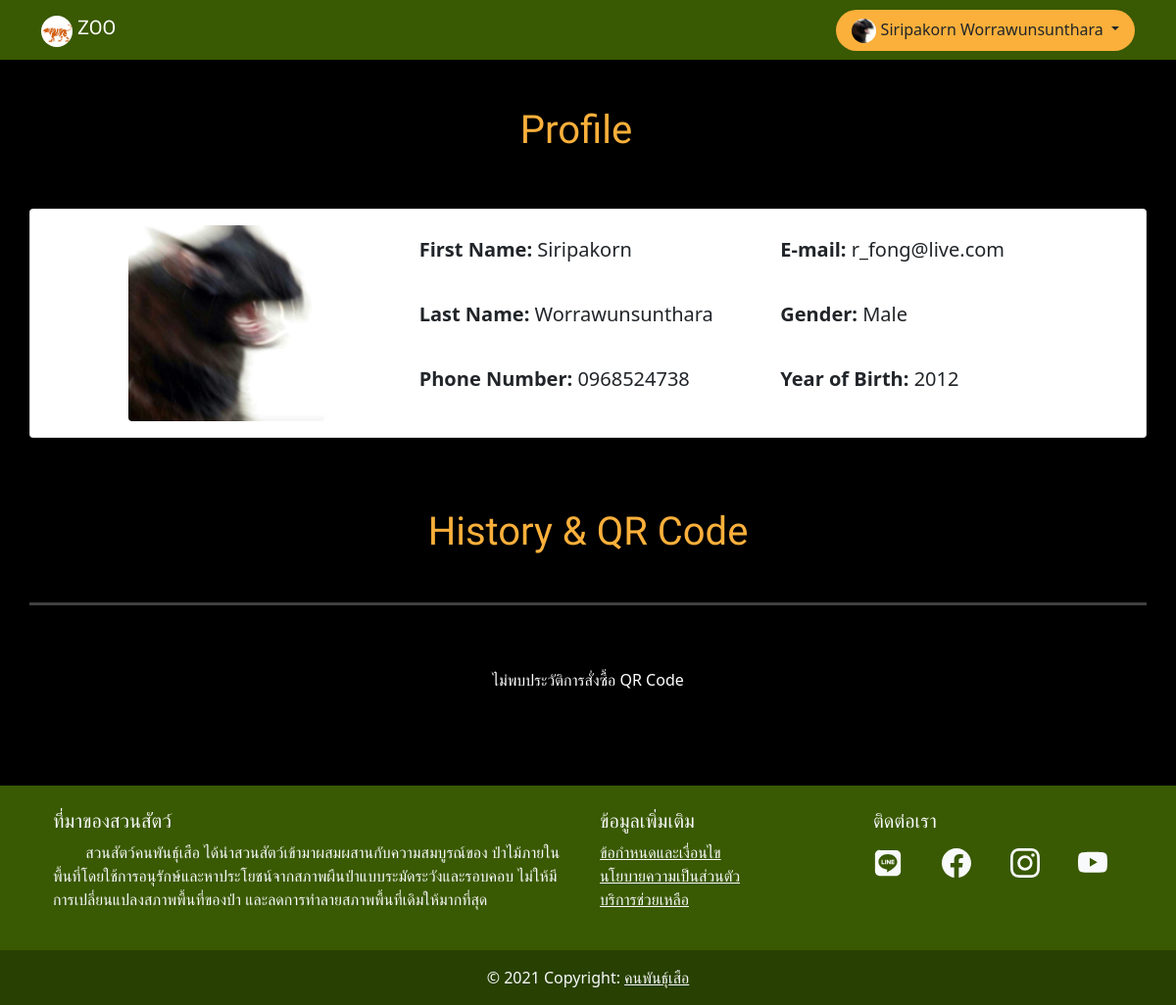
The app's page /Profile&QR_Code.php (signed in) with its own data.
### tables this page shows
CREATE TABLE `USER` (
  `user_id` int(5) NOT NULL,
  `first_name` varchar(255) NOT NULL,
  `last_name` varchar(255) NOT NULL,
  `Tel` varchar(10) NOT NULL,
  `email` varchar(255) NOT NULL,
  `user_password` varchar(50) NOT NULL,
  `gender` enum('Male','Female') NOT NULL,
  `year_of_birth` varchar(4) NOT NULL,
  `user_type` enum('Customer','Financial','Reception') NOT NULL,
  `user_image` varchar(255) NOT NULL
);

### Profile&QR_Code.php (the view, shortened to what the rows shown need)
<?php
require_once('function.php');
$email = $_SESSION['email'];
$sql = "SELECT * FROM USER WHERE email = '$email';";
$result = mysqli_query($db_con, $sql);
$check_row = mysqli_num_rows($result);
if ($check_row > 0) {
    while ($row = mysqli_fetch_assoc($result)) {
        $fname = $row['first_name'];
        $lname = $row['last_name'];
        $tel = $row['Tel'];
        $mail = $row['email'];
        $gender = $row['gender'];
        $year = $row['year_of_birth'];
        $user_image = $row['user_image'];
    }
}
?>
<!DOCTYPE html>
<html lang="en">
<head>
    <link href="https://cdn.jsdelivr.net/npm/bootstrap@5.0.0-beta3/dist/css/bootstrap.min.css" rel="stylesheet">
    <link rel="stylesheet" href="main_css.css">
</head>
<body>
    <div class="container">
        <div class="row">
            <div class='row mb-5'>
                <h1 class='text-center rammeto' style="color: #FBB03B;">Profile</h1>
            </div>
            <div class="card">
                <div class="card-body">
                    <div class='row'>
                        <div class='col-md-4 col-12 text-center'>
                            <td><img src='user_images/<?php echo "$user_image" ?>' class='rounded' width='200px' height='200px' alt=''></td>
                        </div>
                        <div class='col-md-4 col-12'>
                            <h5 class='mb-3 text-profile' style='line-height: 50px'><b>First Name:</b><?php echo " $fname" ?></h5>
                            <h5 class='mb-3 text-profile' style='line-height: 50px'><b>Last Name:</b><?php echo " $lname" ?></h5>
                            <h5 class='mb-3 text-profile' style='line-height: 50px'><b>Phone Number:</b><?php echo " $tel" ?></h5>
                        </div>
                        <div class='col-md-4 col-12'>
                            <h5 class='mb-3 text-profile' style='line-height: 50px'><b>E-mail:</b><?php echo " $mail" ?></h5>
                            <h5 class='mb-3 text-profile' style='line-height: 50px'><b>Gender:</b><?php echo " $gender" ?></h5>
                            <h5 class='mb-3 text-profile' style='line-height: 50px'><b>Year of Birth:</b><?php echo " $year" ?></h5>
                        </div>
                    </div>
                </div>
            </div>
        </div>
        <br>
        <div class="row mt-5 mb-4">
            <h1 class='text-center rammeto' style="color: #FBB03B;">History & QR Code</h1>
        </div>
    </div>
</body>
</html>

### records on screen
user: user_image (picture), first_name "Siripakorn", last_name "Worrawunsunthara", Tel "0968524738", email "r_fong@live.com", gender "Male", year_of_birth "2012"

### other values on screen
$_SESSION['user_name'] "Siripakorn Worrawunsunthara"
